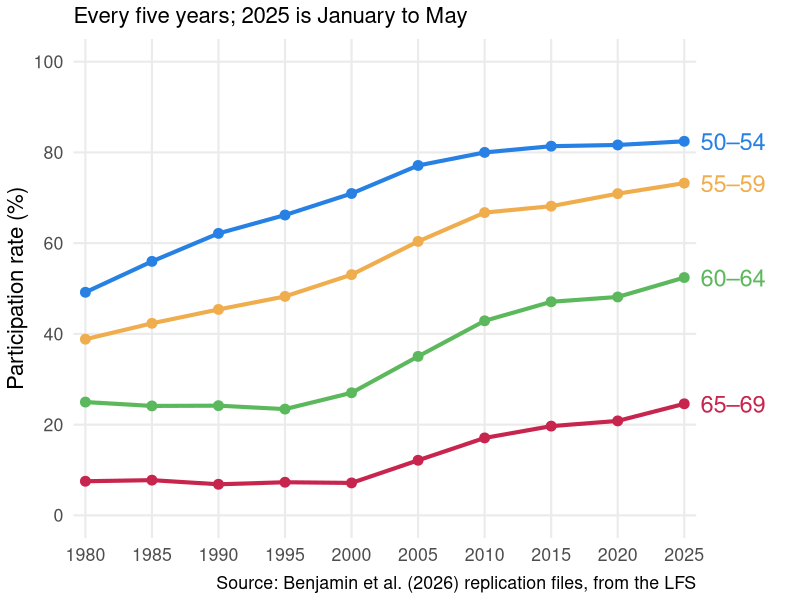
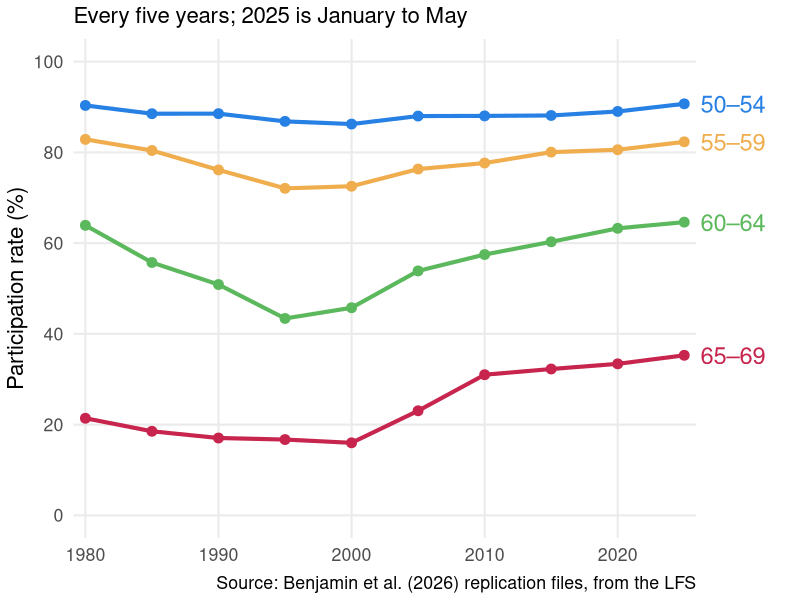
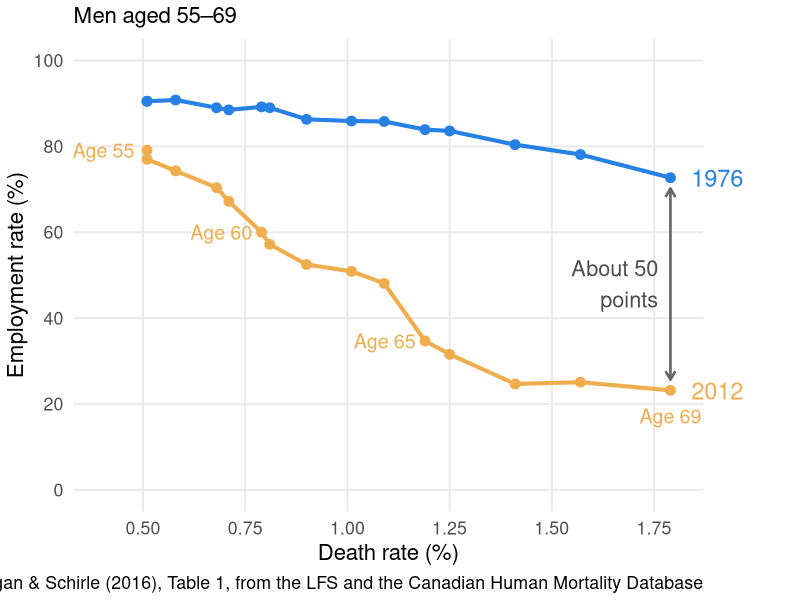

Source code (R) for these figures, in order:
## ---- chunk 1
#| message: false
#| warning: false
#| fig-width: 13
#| fig-height: 5.9

library(tidyverse)

# Book Figure 7.1, at five-year intervals. LFS participation rates by sex and five-year
# age group, 1980-2025 (2025 is January to May), from the publisher's replication data
# for Figure 6.1 (Schirle's tabulations of the LFS public use microdata), ages 50-69 only.
lfp <- read_csv("older-lfp-1980-2025.csv", show_col_types = FALSE) %>%
  mutate(group = factor(paste0(age, "–", age + 4),
                        levels = c("50–54", "55–59", "60–64", "65–69")))
age_cols <- c("50–54" = "#2780e3", "55–59" = "#f0ad4e", "60–64" = "#5cb85c", "65–69" = "#c7254e")

lfp_plot <- function(g, x_step = 5) {
  d <- filter(lfp, gender == g)
  ggplot(d, aes(year, lfp, colour = group)) +
    geom_line(linewidth = 1.4) +
    geom_point(size = 3) +
    geom_text(data = filter(d, year == max(year)), aes(label = group), hjust = -0.25, size = 6) +
    scale_colour_manual(values = age_cols) +
    scale_x_continuous(breaks = seq(1980, 2025, x_step), expand = expansion(mult = c(0.02, 0.02))) +
    scale_y_continuous(limits = c(0, 100), breaks = seq(0, 100, 20)) +
    coord_cartesian(clip = "off") +
    labs(x = NULL, y = "Participation rate (%)", subtitle = "Every five years; 2025 is January to May",
         caption = "Source: Benjamin et al. (2026) replication files, from the LFS") +
    theme_minimal(base_size = 16) +
    theme(legend.position = "none", panel.grid.minor = element_blank(),
          plot.margin = margin(5, 75, 5, 5))
}

lfp_plot("Women")
## ---- chunk 2
#| fig-width: 8.4
#| fig-height: 6.6

lfp_plot("Men", x_step = 10)
## ---- chunk 3
#| fig-width: 13
#| fig-height: 6.2

# Book Figure 7.2, rebuilt from Milligan & Schirle (2016, LCERPA WP 2016-3), Table 1: for men
# aged 55-69 in 2012, the death rate, the employment rate, and the 1976 employment rate at
# the same death rate (read off the 1976 line by the authors).
ms <- read_csv("milligan-schirle-table1.csv", show_col_types = FALSE)
health <- bind_rows(
  transmute(ms, age, death = death_2012 * 100, emp = emp_2012 * 100, year = "2012"),
  transmute(ms, age, death = death_2012 * 100, emp = emp_1976_same_death * 100, year = "1976"))
age_labs <- filter(health, year == "2012", age %in% c(55, 60, 65, 69)) %>%
  mutate(lab = paste("Age", age), hj = c(1.2, 1.15, 1.15, 0.5), vj = c(0.5, 0.5, 0.5, 2.2))
gap <- filter(ms, age == 69)

ggplot(health, aes(death, emp, colour = year)) +
  geom_segment(data = gap, aes(x = death_2012 * 100, xend = death_2012 * 100,
                               y = emp_2012 * 100 + 2.5, yend = emp_1976_same_death * 100 - 2.5),
               inherit.aes = FALSE, colour = "grey40", linewidth = 0.9,
               arrow = arrow(length = unit(0.25, "cm"), ends = "both")) +
  annotate("text", x = gap$death_2012 * 100 - 0.03, y = 48, label = "About 50\npoints",
           hjust = 1, size = 5.5, colour = "grey30") +
  geom_line(linewidth = 1.4) +
  geom_point(size = 3) +
  geom_text(data = age_labs, aes(label = lab, hjust = hj, vjust = vj), size = 5) +
  geom_text(data = filter(health, age == 69), aes(label = year), hjust = -0.4, size = 6) +
  scale_colour_manual(values = c("1976" = "#2780e3", "2012" = "#f0ad4e")) +
  scale_y_continuous(limits = c(0, 100), breaks = seq(0, 100, 20)) +
  scale_x_continuous(limits = c(0.4, 1.8), breaks = seq(0.5, 1.75, 0.25)) +
  coord_cartesian(clip = "off") +
  labs(x = "Death rate (%)", y = "Employment rate (%)", subtitle = "Men aged 55–69",
       caption = "Source: Milligan & Schirle (2016), Table 1, from the LFS and the Canadian Human Mortality Database") +
  theme_minimal(base_size = 16) +
  theme(legend.position = "none", panel.grid.minor = element_blank(),
        plot.margin = margin(5, 70, 5, 5))
